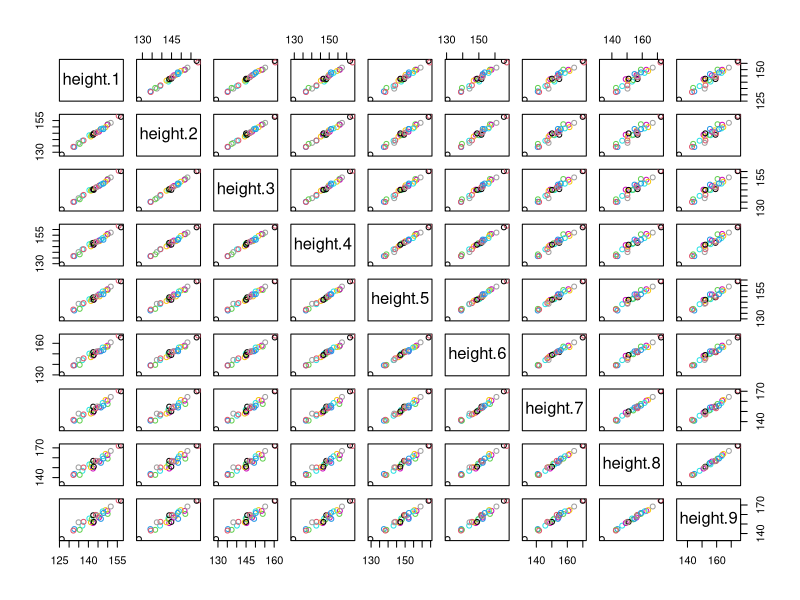
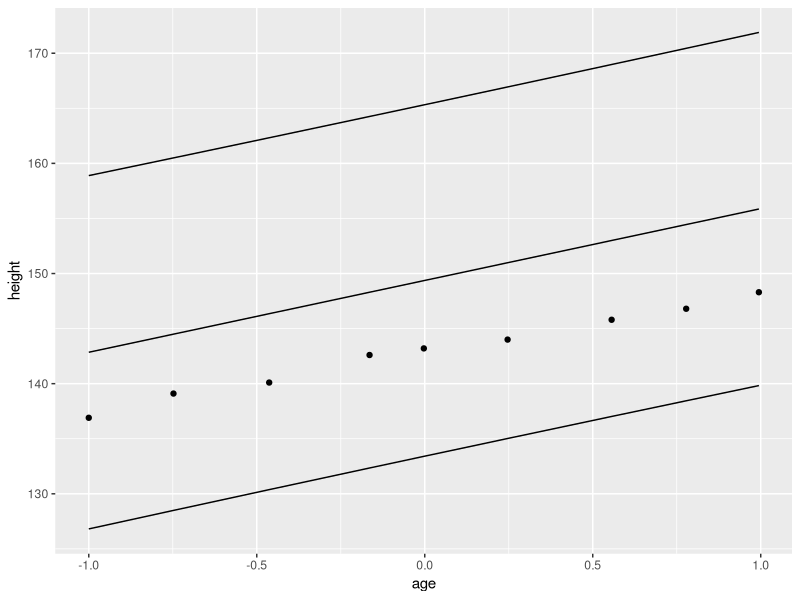
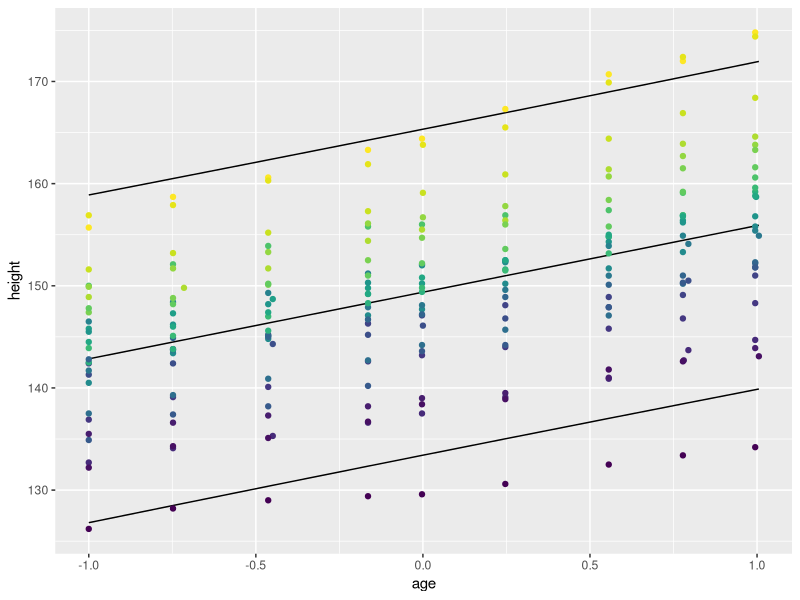
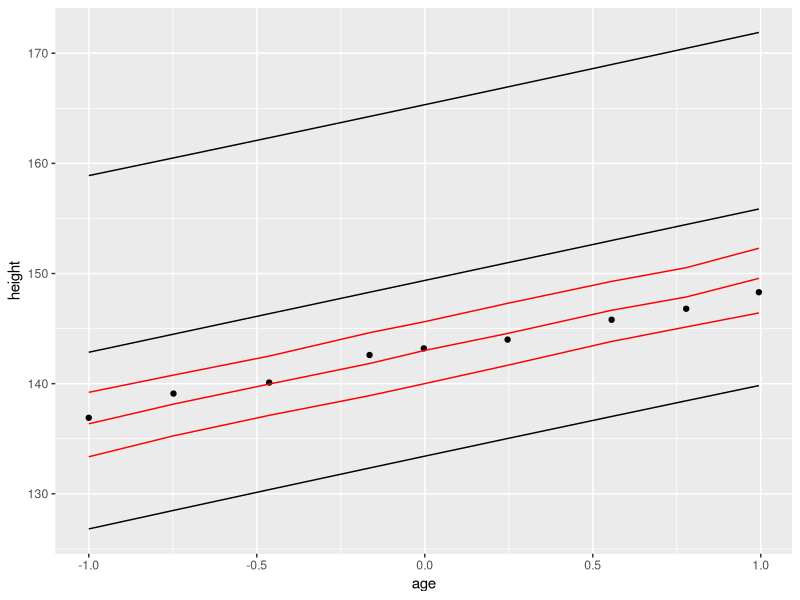
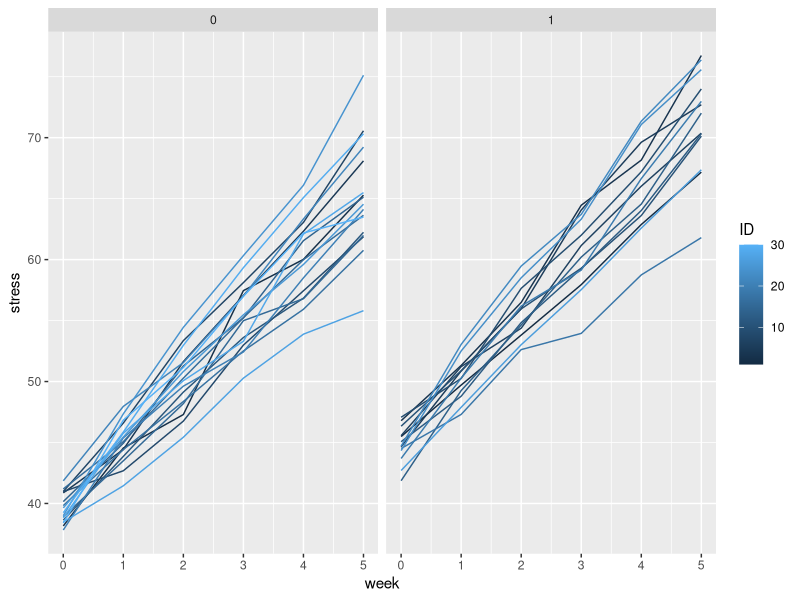
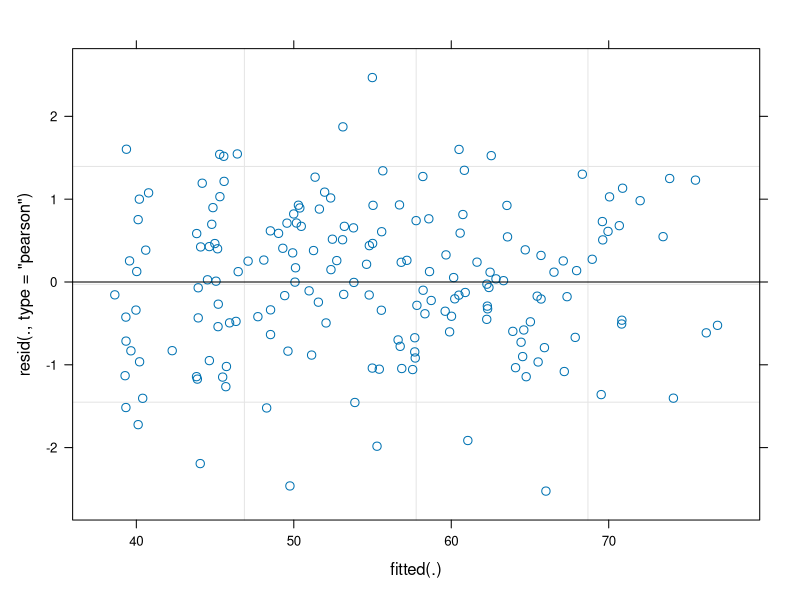
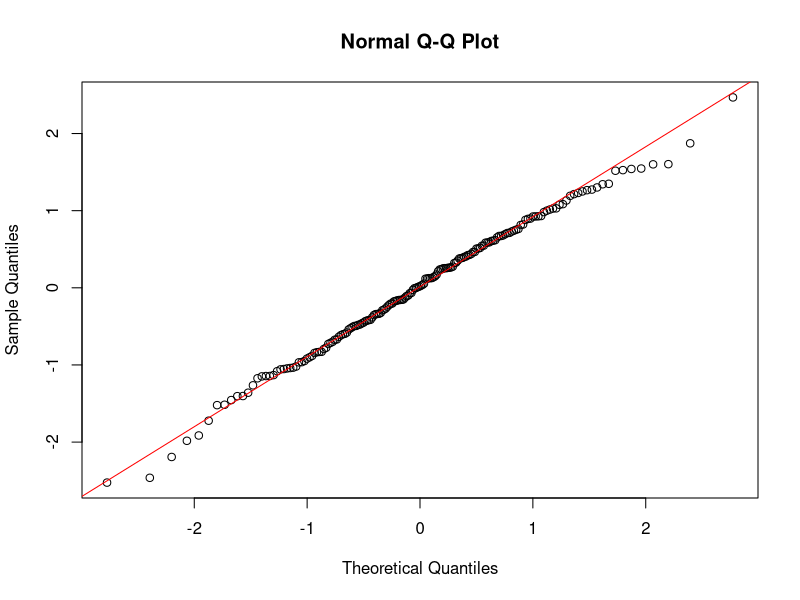
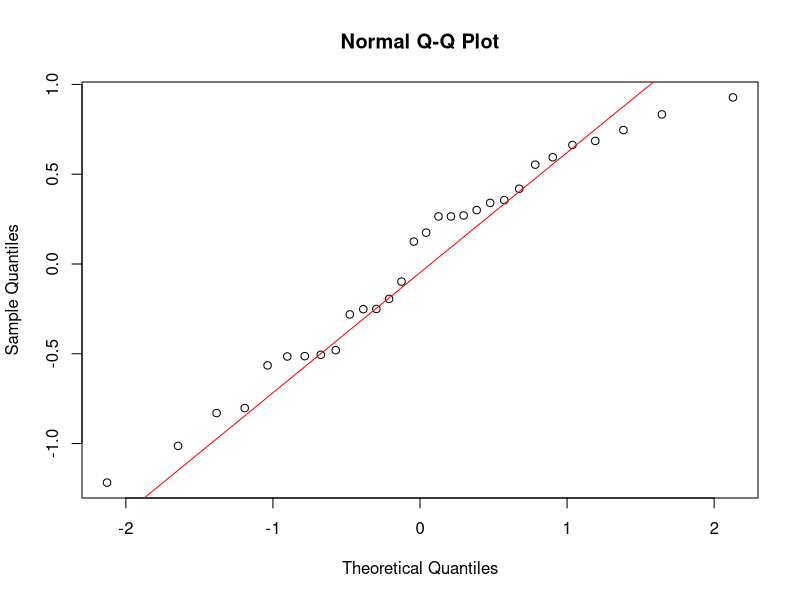

Recreate these plots in R, in order.
## ---- chunk 1
require(lme4)
require(lmerTest)
require(ggplot2)
## ---- chunk 2
require(nlme)
data(Oxboys)
## ---- chunk 3
head(Oxboys)
dim(Oxboys)
## ---- chunk 4
Oxboys.wide <- reshape(Oxboys, direction="wide", idvar="Subject", timevar="Occasion", drop="age")
## ---- chunk 5
head(Oxboys.wide)
## ---- chunk 6
plot(Oxboys.wide[,-1], col=Oxboys.wide$Subject)
## ---- chunk 7
Oxboys.long<- reshape(Oxboys.wide, direction="long", 
        idvar="Subject", varying=list(2:10),v.names="height" )
head(Oxboys.long)
## ---- chunk 8
model.lm <- lm(height ~ age, data=Oxboys)
## ---- chunk 9
lmpred <- data.frame(predict(model.lm,interval="prediction"))
lmpred$age <- Oxboys$age
lmpred$height <- Oxboys$height
lmpred$Subject <- Oxboys$Subject
head(lmpred)
## ---- chunk 10
lmpredS2 <- lmpred[lmpred$Subject==2,]
ggplot(lmpredS2,aes(age,height))+
  geom_point()+
  geom_line(aes(y=fit))+
  geom_line(aes(y=lwr))+
  geom_line(aes(y=upr))
## ---- chunk 11
ggplot(lmpred,aes(age,height))+
  geom_line(aes(y=fit))+
  geom_line(aes(y=lwr))+
  geom_line(aes(y=upr))+
  geom_point(aes(col=Subject),show.legend=FALSE)
## ---- chunk 12
model.lmer <- lmer(height ~ 1+age+(1|Subject),data=Oxboys)
## ---- chunk 13
require(merTools)
## ---- chunk 14
lmerpred <- data.frame(predictInterval(model.lmer))
names(lmerpred) <- c("fit2","lwr2","upr2")
pred <- cbind(lmerpred,lmpred)
head(pred)
## ---- chunk 15
predS2 <- pred[pred$Subject==2,]
ggplot(predS2,aes(age,height))+
  geom_point()+
  geom_line(aes(y=fit))+
  geom_line(aes(y=lwr))+
  geom_line(aes(y=upr))+
  geom_line(aes(y=fit2),col="red")+
  geom_line(aes(y=lwr2),col="red")+
  geom_line(aes(y=upr2),col="red")
## ---- chunk 16
summary(model.lm)
## ---- chunk 17
summary(model.lmer)
## ---- chunk 18
set.seed(43515)
ID <- rep(seq(1,30),6)
ML <- rep(sample(0:1,30,replace=TRUE),6)
week <- rep(seq(0,5),each=30)
stress <- rep(0,180) #overwrite this later
data <- data.frame(ID,stress,week,ML) 
## ---- chunk 19
a <- 40 #baseline stress level
b <- 5 #stress increases 5 units with every week
c <- 5 #if you're taking ML, expected stress increases by 5 units!
sigu <- 1 # Random intercept standard deviation
sigv <- 1 # Random slope standard deviation
sig <- 1 #error standard deviation
## ---- chunk 20
set.seed(43515) #for reproducibility
#Simulate individual random effects
ui <- rnorm(30,0,sigu)
vi <- rnorm(30,0,sigv) 
for(t in 1:6)
{ 
 for(i in 1:30)
 {
  #simulate response at each time within individuals
  data$stress[(t-1)*30+i] <-  
    a+ui[i]+(b+vi[i])*(t-1)+c*data$ML[(t-1)*30+i]+rnorm(1,0,sig)
  }
}
head(data)
## ---- chunk 21
ggplot(data,aes(x=week,y=stress,group=ID,col=ID))+
  geom_line()+
  facet_wrap(~ML)
## ---- chunk 22
model.synth <- lmer(stress ~ 1+week+ML+(1+week|ID),data=data)
summary(model.synth)
## ---- chunk 23
model.synth2 <- lmer(stress ~ 1+week+ML+week:ML+(1+week|ID),data=data)
summary(model.synth2)
## ---- chunk 24
ranova(model.synth)
## ---- chunk 25
plot(model.synth)
qqnorm(resid(model.synth))
qqline(resid(model.synth), 
       col = "red")
qqnorm(ranef(model.synth)$ID[,1])
qqline(ranef(model.synth)$ID[,1], 
       col = "red")
qqnorm(ranef(model.synth)$ID[,2])
qqline(ranef(model.synth)$ID[,2], 
       col = "red")
